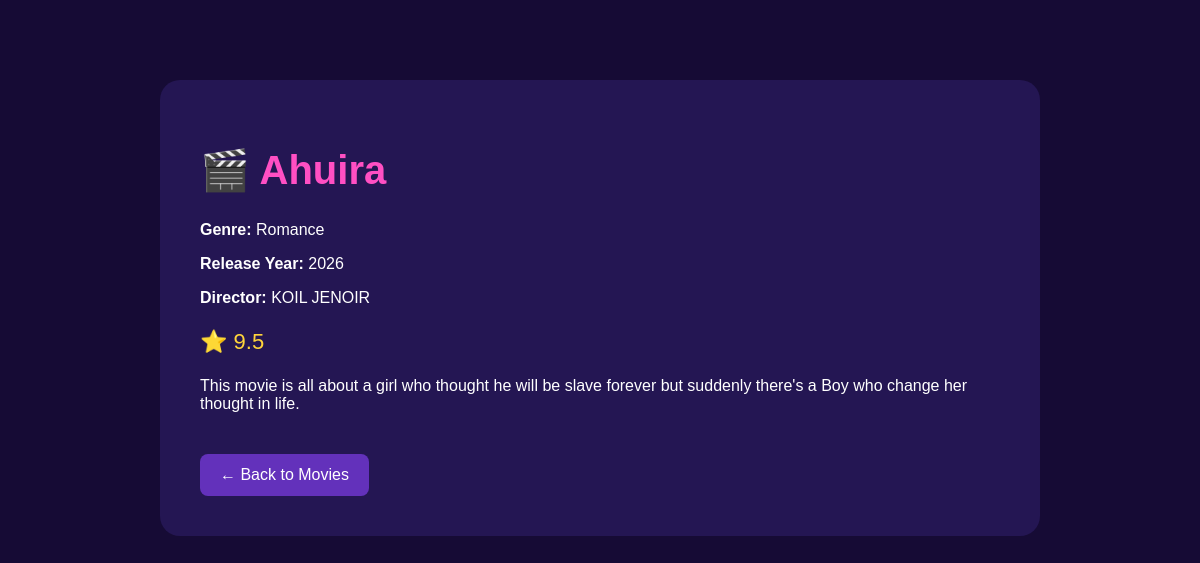
The page /movie/1/ on the database its author committed.
### Migallen_app/models.py (models this page shows, shortened)
class Movie(models.Model):
    title = models.CharField(max_length=200)
    genre = models.CharField(max_length=100)
    release_year = models.IntegerField()
    director = models.CharField(max_length=150)
    rating = models.DecimalField(max_digits=3, decimal_places=1)
    description = models.TextField(blank=True, default='')

### Migallen_app/views.py (the view)
# urls.py: path('movie/<int:movie_id>/', views.movie_detail, name='movie_detail'),
def movie_detail(request, movie_id):
    movie = get_object_or_404(Movie, id=movie_id)
    return render(request, 'InvApp/movie_detail.html', {'movie': movie})

### Migallen_app/templates/InvApp/movie_detail.html (shortened to what this page needs)
<!DOCTYPE html>
<html>
<head>
</head>
<body>
<div class="container">
    <h1>🎬 {{ movie.title }}</h1>
    <p><strong>Genre:</strong> {{ movie.genre }}</p>
    <p><strong>Release Year:</strong> {{ movie.release_year }}</p>
    <p><strong>Director:</strong> {{ movie.director }}</p>
    <p class="rating">
        ⭐ {{ movie.rating }}
    </p>
    <p>
        {{ movie.description }}
    </p>
    <a href="/movies/" class="back">
        ← Back to Movies
    </a>
</div>
</body>
</html>

### Migallen_app/templates/InvApp/movie_detail.html (style rules this page uses)
body { margin: 0; background: #160b35; color: white; font-family: Arial; }
.container { width: 80%; max-width: 800px; margin: 80px auto; background: #241653; padding: 40px; border-radius: 20px; }
h1 { color: #ff4fc3; font-size: 40px; }
.rating { color: #ffd43b; font-size: 22px; }
.back { display: inline-block; margin-top: 25px; background: #6331bb; color: white; padding: 12px 20px; text-decoration: none; border-radius: 8px; }

### rows shown on the page
Movie: title "Ahuira", genre "Romance", release_year "2026", director "KOIL JENOIR", rating "9.5", description "This movie is all about a girl who thought he will be slave forever but suddenly there's a Boy who change her thought in life."
